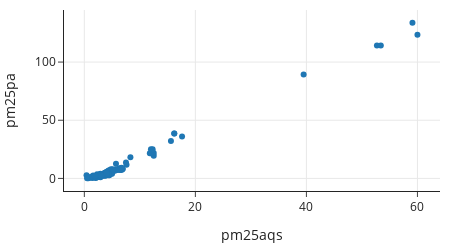

Source (notebook cell):
### Markdown cell above
Since, a few observations are quite large, we zoom into the region where measurements  are less than 20 on the more accurate sensor to see if the relationship appears linear there.

### Code cell
fig = px.scatter(AK, x="pm25aqs", y="pm25pa",
                 width=450, height=250)

fig
